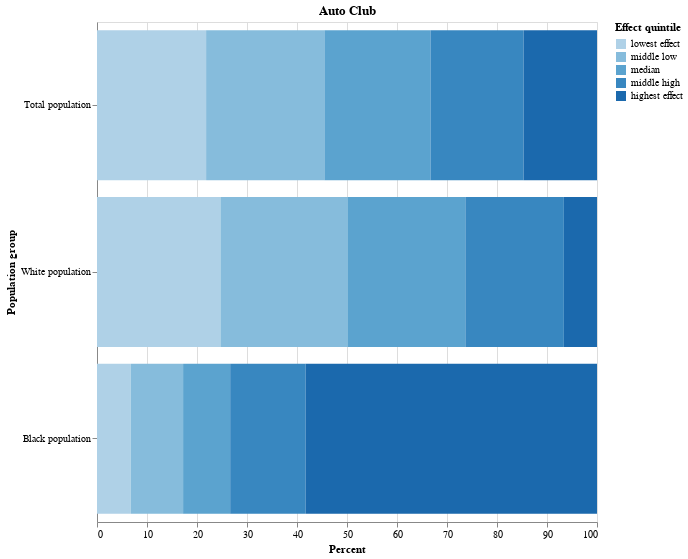

This figure's notebook cell:
### Code cell
%run ../00_misc/helper-func-notebook.ipynb
df_distribution = prptn_to_pct(gdf_groupby_quantiles.div(column_sums, axis=1), 5)
stacked_quintile_chart = stacked_race_hbar(df_distribution, "Auto Club")
stacked_quintile_chart.save("../00_misc/charts/auto_club_population_quintile.png")
stacked_quintile_chart

### Figure 1 — Vega-Lite specification as saved in the notebook (floating-point values rounded to 4 significant figures)
{"config": {"view": {"continuousWidth": 300, "continuousHeight": 300}}, "data": {"name": "data-bb9b59a54419d57929d42805b7cc0cde"}, "mark": {"type": "bar"}, "encoding": {"color": {"field": "Effect quintile", "sort": ["lowest effect", "middle low", "median", "middle high", "highest effect"], "type": "ordinal"}, "order": {"field": "color_Effect_quintile_sort_index", "type": "quantitative"}, "x": {"field": "Percent", "type": "quantitative"}, "y": {"field": "Population group", "sort": ["Total population", "White population", "Black population"], "type": "nominal"}}, "height": 500, "title": "Auto Club", "width": 500, "$schema": "https://vega.github.io/schema/vega-lite/v5.17.0.json", "datasets": {"data-bb9b59a54419d57929d42805b7cc0cde": [{"Effect quintile": "lowest effect", "Population group": "Black population", "Percent": 6.766}, {"Effect quintile": "middle low", "Population group": "Black population", "Percent": 10.45}, {"Effect quintile": "median", "Population group": "Black population", "Percent": 9.416}, {"Effect quintile": "middle high", "Population group": "Black population", "Percent": 15.1}, {"Effect quintile": "highest effect", "Population group": "Black population", "Percent": 58.27}, {"Effect quintile": "lowest effect", "Population group": "White population", "Percent": 24.69}, {"Effect quintile": "middle low", "Population group": "White population", "Percent": 25.51}, {"Effect quintile": "median", "Population group": "White population", "Percent": 23.47}, {"Effect quintile": "middle high", "Population group": "White population", "Percent": 19.7}, {"Effect quintile": "highest effect", "Population group": "White population", "Percent": 6.631}, {"Effect quintile": "lowest effect", "Population group": "Total population", "Percent": 21.82}, {"Effect quintile": "middle low", "Population group": "Total population", "Percent": 23.66}, {"Effect quintile": "median", "Population group": "Total population", "Percent": 21.21}, {"Effect quintile": "middle high", "Population group": "Total population", "Percent": 18.63}, {"Effect quintile": "highest effect", "Population group": "Total population", "Percent": 14.68}]}}
